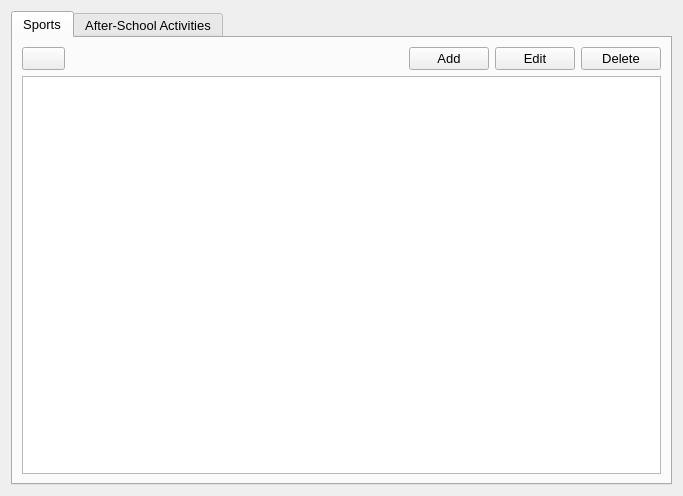
<?xml version="1.0" encoding="UTF-8"?>
<ui version="4.0">
 <class>PageActivitiesForm</class>
 <widget class="QWidget" name="PageActivitiesForm">
  <property name="geometry">
   <rect>
    <x>0</x>
    <y>0</y>
    <width>683</width>
    <height>496</height>
   </rect>
  </property>
  <property name="windowTitle">
   <string>Form</string>
  </property>
  <layout class="QHBoxLayout" name="horizontalLayout">
   <item>
    <widget class="QTabWidget" name="tabWidget">
     <property name="font">
      <font>
       <pointsize>10</pointsize>
      </font>
     </property>
     <property name="currentIndex">
      <number>0</number>
     </property>
     <widget class="QWidget" name="tabSports">
      <attribute name="title">
       <string>Sports</string>
      </attribute>
      <layout class="QVBoxLayout" name="verticalLayout">
       <item>
        <layout class="QHBoxLayout" name="horizontalLayout_2">
         <item>
          <widget class="QPushButton" name="btnRefreshSports">
           <property name="text">
            <string/>
           </property>
           <property name="icon">
            <iconset resource="resources.qrc">
             <normaloff>:/images/refresh.png</normaloff>:/images/refresh.png</iconset>
           </property>
          </widget>
         </item>
         <item>
          <spacer name="horizontalSpacer">
           <property name="orientation">
            <enum>Qt::Horizontal</enum>
           </property>
           <property name="sizeHint" stdset="0">
            <size>
             <width>228</width>
             <height>20</height>
            </size>
           </property>
          </spacer>
         </item>
         <item>
          <widget class="QPushButton" name="btnAddSports">
           <property name="text">
            <string>Add</string>
           </property>
          </widget>
         </item>
         <item>
          <widget class="QPushButton" name="btnEditSports">
           <property name="text">
            <string>Edit</string>
           </property>
          </widget>
         </item>
         <item>
          <widget class="QPushButton" name="btnDeleteSports">
           <property name="text">
            <string>Delete</string>
           </property>
          </widget>
         </item>
        </layout>
       </item>
       <item>
        <widget class="QTableView" name="tvSports">
         <property name="alternatingRowColors">
          <bool>true</bool>
         </property>
         <property name="sortingEnabled">
          <bool>true</bool>
         </property>
         <property name="cornerButtonEnabled">
          <bool>false</bool>
         </property>
        </widget>
       </item>
      </layout>
     </widget>
     <widget class="QWidget" name="tabAfterSchool">
      <attribute name="title">
       <string>After-School Activities</string>
      </attribute>
      <layout class="QVBoxLayout" name="verticalLayout_2">
       <item>
        <layout class="QHBoxLayout" name="horizontalLayout_3">
         <item>
          <widget class="QPushButton" name="btnRefreshAfterSchool">
           <property name="text">
            <string/>
           </property>
           <property name="icon">
            <iconset resource="resources.qrc">
             <normaloff>:/images/refresh.png</normaloff>:/images/refresh.png</iconset>
           </property>
          </widget>
         </item>
         <item>
          <spacer name="horizontalSpacer_2">
           <property name="orientation">
            <enum>Qt::Horizontal</enum>
           </property>
           <property name="sizeHint" stdset="0">
            <size>
             <width>268</width>
             <height>20</height>
            </size>
           </property>
          </spacer>
         </item>
         <item>
          <widget class="QPushButton" name="btnAddAfterSchool">
           <property name="text">
            <string>Add</string>
           </property>
          </widget>
         </item>
         <item>
          <widget class="QPushButton" name="btnEditAfterSchool">
           <property name="text">
            <string>Edit</string>
           </property>
          </widget>
         </item>
         <item>
          <widget class="QPushButton" name="btnDeleteAfterSchool">
           <property name="text">
            <string>Delete</string>
           </property>
          </widget>
         </item>
        </layout>
       </item>
       <item>
        <widget class="QTableView" name="tvAfterSchool">
         <property name="alternatingRowColors">
          <bool>true</bool>
         </property>
         <property name="sortingEnabled">
          <bool>true</bool>
         </property>
         <property name="cornerButtonEnabled">
          <bool>false</bool>
         </property>
        </widget>
       </item>
      </layout>
     </widget>
    </widget>
   </item>
  </layout>
 </widget>
 <resources>
  <include location="resources.qrc"/>
 </resources>
 <connections/>
</ui>
